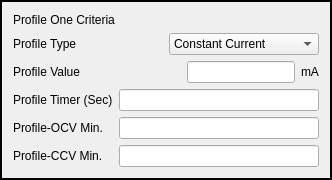
           <widget class="QFrame" name="frame_8">
            <property name="frameShape">
             <enum>QFrame::Box</enum>
            </property>
            <property name="frameShadow">
             <enum>QFrame::Plain</enum>
            </property>
            <property name="lineWidth">
             <number>2</number>
            </property>
            <layout class="QGridLayout" name="gridLayout_6">
             <item row="0" column="0">
              <widget class="QLabel" name="label_45">
               <property name="sizePolicy">
                <sizepolicy hsizetype="Fixed" vsizetype="Fixed">
                 <horstretch>0</horstretch>
                 <verstretch>0</verstretch>
                </sizepolicy>
               </property>
               <property name="autoFillBackground">
                <bool>true</bool>
               </property>
               <property name="styleSheet">
                <string notr="true"/>
               </property>
               <property name="frameShape">
                <enum>QFrame::NoFrame</enum>
               </property>
               <property name="frameShadow">
                <enum>QFrame::Plain</enum>
               </property>
               <property name="text">
                <string>Profile One Criteria</string>
               </property>
              </widget>
             </item>
             <item row="1" column="0">
              <layout class="QHBoxLayout" name="horizontalLayout_25">
               <item>
                <widget class="QLabel" name="label_55">
                 <property name="text">
                  <string>Profile Type</string>
                 </property>
                </widget>
               </item>
               <item>
                <widget class="QComboBox" name="comboBox_3">
                 <item>
                  <property name="text">
                   <string>Constant Current</string>
                  </property>
                 </item>
                 <item>
                  <property name="text">
                   <string>Constant Resistance</string>
                  </property>
                 </item>
                </widget>
               </item>
              </layout>
             </item>
             <item row="2" column="0">
              <layout class="QHBoxLayout" name="horizontalLayout_26">
               <item>
                <widget class="QLabel" name="label_26">
                 <property name="text">
                  <string>Profile Value</string>
                 </property>
                </widget>
               </item>
               <item>
                <spacer name="horizontalSpacer_7">
                 <property name="orientation">
                  <enum>Qt::Horizontal</enum>
                 </property>
                 <property name="sizeType">
                  <enum>QSizePolicy::Fixed</enum>
                 </property>
                 <property name="sizeHint" stdset="0">
                  <size>
                   <width>100</width>
                   <height>20</height>
                  </size>
                 </property>
                </spacer>
               </item>
               <item>
                <widget class="QLineEdit" name="lineEdit_18">
                 <property name="maximumSize">
                  <size>
                   <width>260</width>
                   <height>16777215</height>
                  </size>
                 </property>
                </widget>
               </item>
               <item>
                <widget class="QLabel" name="label_27">
                 <property name="sizePolicy">
                  <sizepolicy hsizetype="Fixed" vsizetype="Fixed">
                   <horstretch>0</horstretch>
                   <verstretch>0</verstretch>
                  </sizepolicy>
                 </property>
                 <property name="text">
                  <string>mA</string>
                 </property>
                </widget>
               </item>
              </layout>
             </item>
             <item row="3" column="0">
              <layout class="QHBoxLayout" name="horizontalLayout_48">
               <item>
                <widget class="QLabel" name="label_52">
                 <property name="text">
                  <string>Profile Timer (Sec)</string>
                 </property>
                </widget>
               </item>
               <item>
                <widget class="QLineEdit" name="lineEdit_19">
                 <property name="maximumSize">
                  <size>
                   <width>200</width>
                   <height>16777215</height>
                  </size>
                 </property>
                </widget>
               </item>
              </layout>
             </item>
             <item row="4" column="0">
              <layout class="QHBoxLayout" name="horizontalLayout_49">
               <item>
                <widget class="QLabel" name="label_53">
                 <property name="text">
                  <string>Profile-OCV Min.</string>
                 </property>
                </widget>
               </item>
               <item>
                <widget class="QLineEdit" name="lineEdit_20">
                 <property name="maximumSize">
                  <size>
                   <width>200</width>
                   <height>16777215</height>
                  </size>
                 </property>
                </widget>
               </item>
              </layout>
             </item>
             <item row="5" column="0">
              <layout class="QHBoxLayout" name="horizontalLayout_50">
               <item>
                <widget class="QLabel" name="label_54">
                 <property name="text">
                  <string>Profile-CCV Min.</string>
                 </property>
                </widget>
               </item>
               <item>
                <widget class="QLineEdit" name="lineEdit_21">
                 <property name="maximumSize">
                  <size>
                   <width>200</width>
                   <height>16777215</height>
                  </size>
                 </property>
                </widget>
               </item>
              </layout>
             </item>
            </layout>
           </widget>
